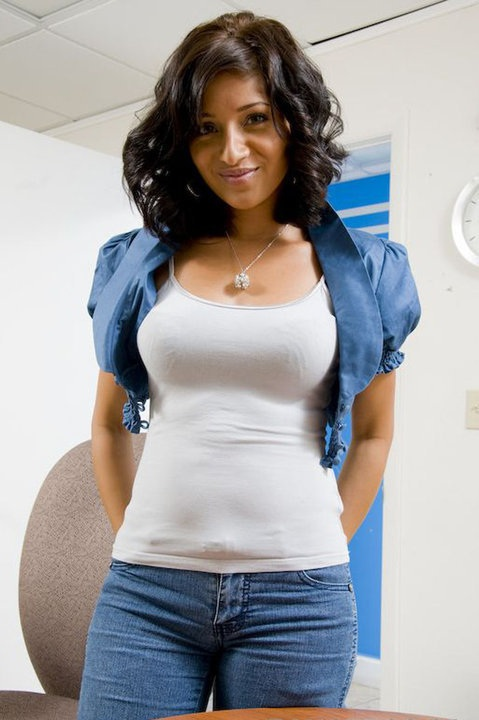
#> input picture maya.jpg, 479 x 720 px
$ python detectFace.py
#> lines starting #> are read from the running program, lines starting #| are printed output that depends on the picture
import cv2
import sys
import numpy as np

if __name__ == '__main__':

  faceCascade = cv2.CascadeClassifier('models/haarcascade_frontalface_default.xml')
  faceNeighborsMax = 10
  neighborStep = 1

  frame = cv2.imread("maya.jpg")
#> frame is the input picture: shape (720, 479, 3); mean B, G, R 163.4, 162.1, 163.1
  frameGray = cv2.cvtColor(frame, cv2.COLOR_BGR2GRAY)
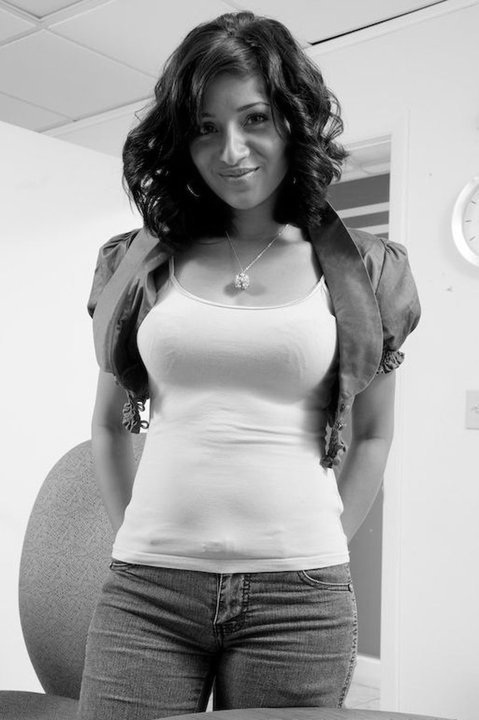
#> frameGray: shape (720, 479); min 0, max 255, mean 162.5

  for neigh in range(1, faceNeighborsMax, neighborStep):
    faces = faceCascade.detectMultiScale(frameGray, 1.2, neigh)
    frameClone = np.copy(frame)

    for (x, y, w, h) in faces:
      cv2.rectangle(frameClone, (x, y), (x + w, y + h), (255, 0, 0), 2)

    cv2.putText(frameClone, "# Neighbors = {}".format(neigh), (10, 50), cv2.FONT_HERSHEY_SIMPLEX, 1, (0, 0, 255), 4)
    cv2.imshow('Face Detection Demo', frameClone)
    if cv2.waitKey(500) & 0xFF == 27:
      cv2.destroyAllWindows()
      sys.exit()
#> (the program exits here)

$ run again, with hillary_clinton.jpg copied over maya.jpg
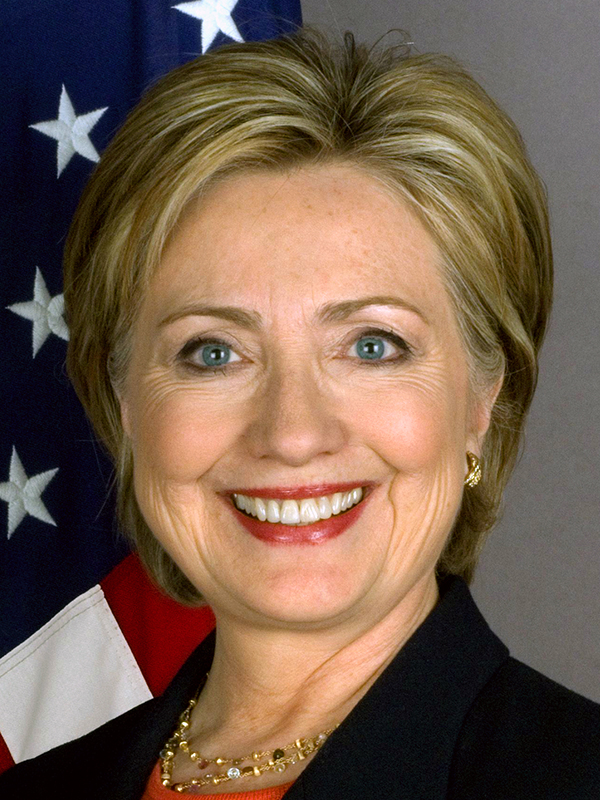
#> input picture hillary_clinton.jpg, 600 x 800 px
#> frame is the input picture: shape (800, 600, 3); mean B, G, R 77, 93.4, 115.7
#> `frameGray = cv2.cvtColor(frame, cv2.COLOR_BGR2GRAY)`:
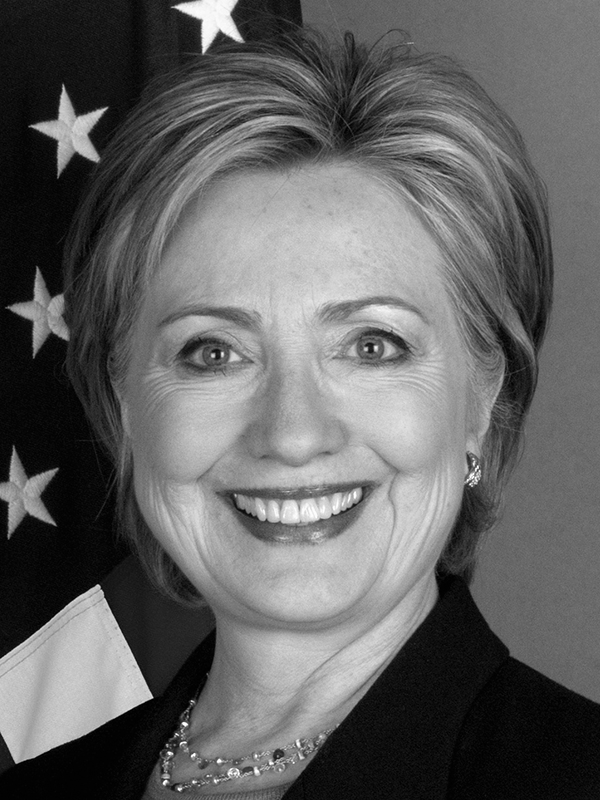
#> frameGray: shape (800, 600); min 0, max 255, mean 98.2
